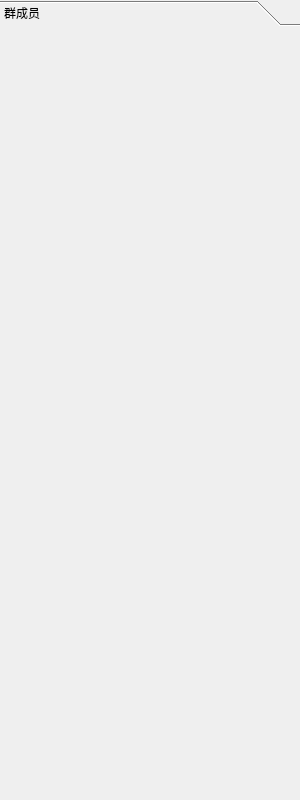
<?xml version="1.0" encoding="UTF-8"?>
<ui version="4.0">
 <class>userWidgetClass</class>
 <widget class="QWidget" name="userWidgetClass">
  <property name="geometry">
   <rect>
    <x>0</x>
    <y>0</y>
    <width>300</width>
    <height>800</height>
   </rect>
  </property>
  <property name="windowTitle">
   <string>userWidget</string>
  </property>
  <layout class="QVBoxLayout" name="verticalLayout">
   <property name="leftMargin">
    <number>0</number>
   </property>
   <property name="topMargin">
    <number>0</number>
   </property>
   <property name="rightMargin">
    <number>0</number>
   </property>
   <property name="bottomMargin">
    <number>0</number>
   </property>
   <item>
    <widget class="QToolBox" name="toolBox">
     <property name="currentIndex">
      <number>0</number>
     </property>
     <widget class="QWidget" name="page">
      <property name="geometry">
       <rect>
        <x>0</x>
        <y>0</y>
        <width>300</width>
        <height>770</height>
       </rect>
      </property>
      <attribute name="label">
       <string>群成员</string>
      </attribute>
      <layout class="QVBoxLayout" name="vLayout">
       <property name="leftMargin">
        <number>0</number>
       </property>
       <property name="topMargin">
        <number>0</number>
       </property>
       <property name="rightMargin">
        <number>0</number>
       </property>
       <property name="bottomMargin">
        <number>0</number>
       </property>
      </layout>
     </widget>
    </widget>
   </item>
  </layout>
 </widget>
 <layoutdefault spacing="6" margin="11"/>
 <resources/>
 <connections/>
</ui>
